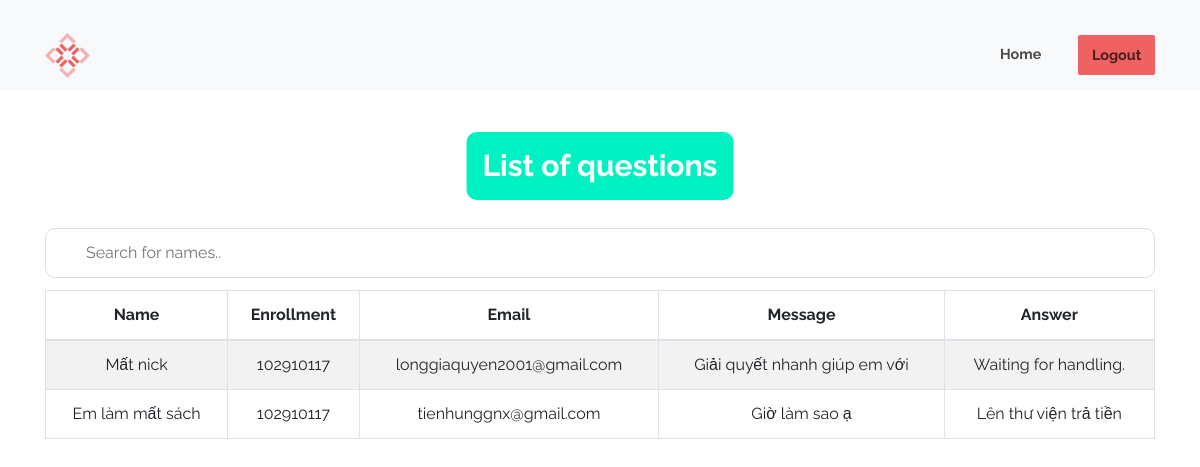
The app's page /viewcontactbystudent (signed in) with its own data.
### library/models.py (models this page shows)
class Contact(models.Model):
    name = models.CharField(max_length=30)
    enrollment = models.CharField(max_length=40)
    email = models.EmailField()
    message = models.TextField(max_length=1000,blank=False,null=False)
    answer = models.TextField(max_length=1000,blank=False,null=False)

### library/views.py (the view)
# urls.py: path('viewcontactbystudent',views.view_question_by_student),
def view_question_by_student(request):
    student=models.StudentExtra.objects.filter(user_id=request.user.id)
    listcontact=models.Contact.objects.filter(enrollment=student[0].enrollment)
    return render(request, 'library/viewcontactstudent.html',{'listcontact':listcontact})

### templates/library/viewcontactstudent.html (shortened to what this page needs)
<!DOCTYPE html>
<html lang="en" dir="ltr">
<head>
</head>
<body>
    {% include "library/navbarstudent.html" %}
    <h3 class="p-3 mb-2 bg-success text-white" style='font-size: 30px;text-align:center;'>List of questions</h3>
    {% if listcontact%}
    <div class="container">
        <input type="text" id="myInput" onkeyup="myFunction()" placeholder="Search for names.." title="Type in a name">
        <table class="table table-hover table-condensed table-striped table-bordered" style="text-align:center">
            <thead>
                <tr>
                    <th>Name</th>
                    <th>Enrollment</th>
                    <th>Email</th>
                    <th>Message</th>
                    <th>Answer</th>
                </tr>
            </thead>
            <tbody>
                {% for s in listcontact %}
                <tr>
                    <td>{{s.name}}</td>
                    <td>{{s.enrollment}}</td>
                    <td>{{s.email}}</td>
                    <td>{{s.message}}</td>
                    <td>{{s.answer}}</td>
                </tr>
                {% endfor %}
            </tbody>
        </table>
    </div>
    {%else%}
    <h1> No Question</h1>
    {%endif%}
</body>
</html>

### templates/library/navbarstudent.html (shortened to what this page needs)
<!DOCTYPE html>
<html lang="en">
{% load static %}
<head>
    <link rel="stylesheet" href="{% static 'themify-icons/css/themify-icons.css'%}">
    <link rel="stylesheet" href="{%static 'css/ollie.css'%}">
</head>
<body data-spy="scroll" data-target=".navbar" data-offset="40" id="home">
    <nav id="scrollspy" class="navbar navbar-light bg-light navbar-expand-lg fixed-top" data-spy="affix" data-offset-top="20">
        <div class="container">
            <a class="navbar-brand" href="#"><img src="{% static 'images/brand.svg'%}" alt="" class="brand-img"></a>
            <div class="collapse navbar-collapse" id="navbarSupportedContent">
                <ul class="navbar-nav ml-auto">
                    <li class="nav-item">
                        <a class="nav-link" href="/">Home</a>
                    </li>
                    <li class="nav-item ml-0 ml-lg-4">
                        <a class="nav-link btn btn-primary" href="logout">Logout</a>
                    </li>
                </ul>
            </div>
        </div>
    </nav>
</body>
</html>

### templates/library/viewcontactstudent.html (style rules this page uses)
.p-3.mb-2.bg-success.text-white { margin-top: 132px; display: inline-block; position: relative; left: 50%; transform: translateX(-50%); border-radius: 10px; }
.container { margin-top: 20px; }
#myInput { background-position: 10px 10px; background-repeat: no-repeat; width: 100%; font-size: 16px; padding: 12px 20px 12px 40px; border: 1px solid #ddd; margin-bottom: 12px; border-radius: 10px; }

### records on screen
Contact: name "Mất nick", enrollment "102910117", email "longgiaquyen2001@gmail.com", message "Giải quyết nhanh giúp em với", answer "Waiting for handling."
Contact: name "Em làm mất sách", enrollment "102910117", email "tienhunggnx@gmail.com", message "Giờ làm sao ạ", answer "Lên thư viện trả tiền"
